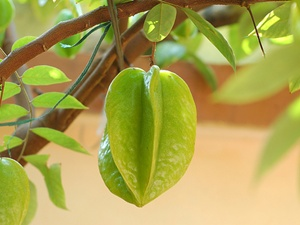
#> input picture detection/images/khe.jpg, 300 x 225 px
$ python test_xml.py
#> lines starting #> are read from the running program, lines starting #| are printed output that depends on the picture
import cv2

img = cv2.imread('images/khe.jpg', 1)
#> img is the input picture: shape (225, 300, 3); mean B, G, R 80.7, 161.6, 170.2

fruit_classifier = 'xmlutils.py-master/samples/fruits.xml'

gray_img = cv2.cvtColor(img, cv2.COLOR_BGR2GRAY)
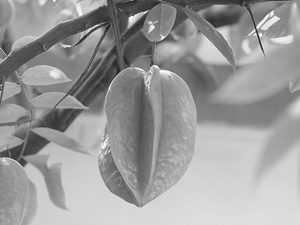
#> gray_img: shape (225, 300); min 23, max 251, mean 155

#> (the run stopped early here; a loop or call above may not have finished)
